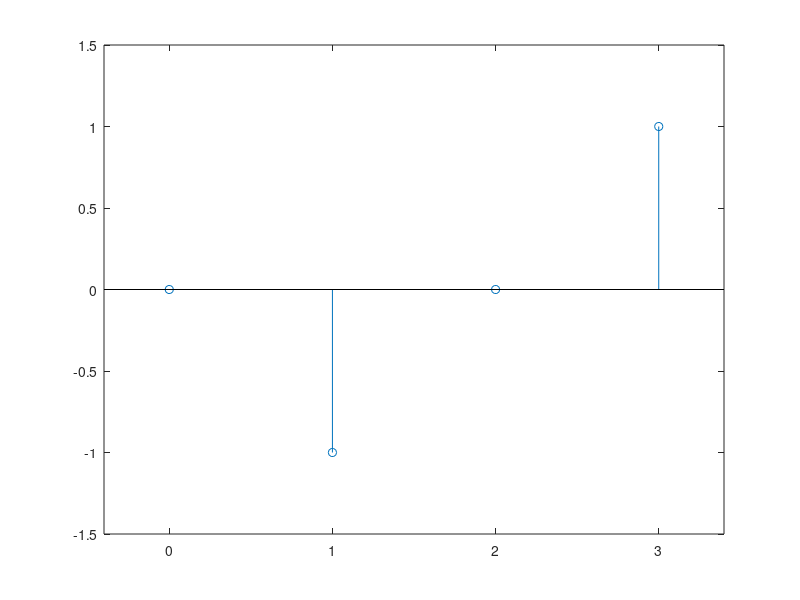

Here is the MATLAB script that generated this plot:
x = [ 1 2 2 1];
N = length(x);
for k = 0: N-1
    for n = 0: N-1
        X(n+1) = x(n+1)*exp(-j*2*pi*k*n/N);
    end
    Xk(k+1)=sum(X);
end
Xk


%mag = abs(Xk);
%stem(0:N-1,mag);
%legend('|X_k|')
%xlim([-.5 3.5]);
%ylim([-.5 6.5]);

%phas = angle(Xk);
%stem(0:N-1,phas);
%legend('\angle Xk')
%xlim([-.4 3.4]);
%ylim([-3.5 3 ]);

%mag.*exp(j*phas)

%re = real(Xk);
%stem(0:N-1,re);
%xlim([-.4 3.4]);
%ylim([-1.5 6.5]);
%legend ('real Xk')

im = imag(Xk);
stem(0:N-1,im);
xlim([-.4 3.4]);
ylim([-1.5 1.5]);



